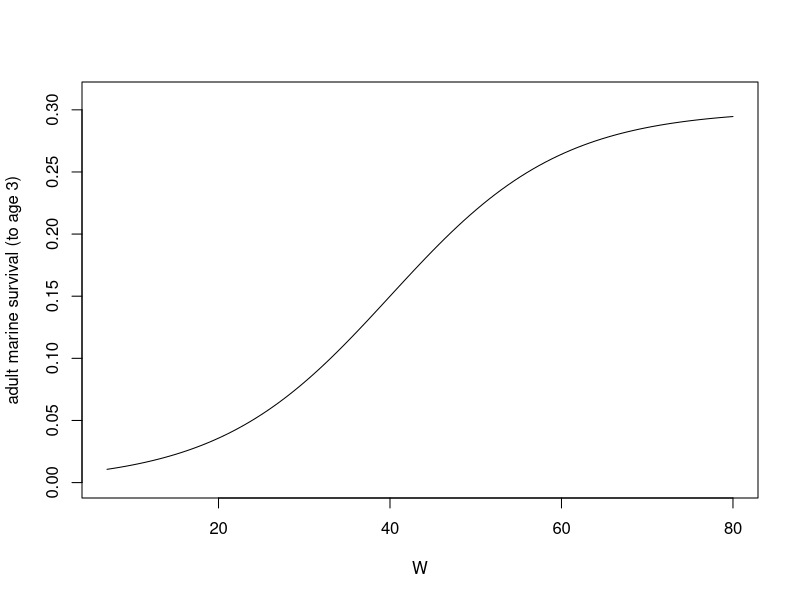

Generate this figure with R: (Note: this script raises an error after producing the figure.)


## (2.0) State Dynamics ## Choosing parameters ##

options(scipen=999)


# Terminal Fitness Function
Ws    <- 40
r     <- 0.1
Smax  <- 0.3

TERM.FUN <- function(W, Ws, r, Smax){ Smax/(1+exp(-r*(W-Ws))) }

curve(TERM.FUN(W, Ws=Ws , r=r, Smax=Smax), xname="W", xlim=c(7,80), ylim=c(0,0.31), ylab="adult marine survival (to age 3)")

# Growth
E     <- 0.04
a     <- 0.86
Alpha <- 0.00607
d     <- 1
dn0   <- 0.7
v     <- 0.027

#river growth by speed
z     <- -0.015
ka    <- 1 # can vary btw 1 and 2
kn    <- 2 # can vary btw 1 and 2

# ocean growth
f     <- 0.5
g     <- 2
c     <- 40
j     <- 0.07

q  <- 
  
OCEAN.Q(t=t, f=f, g=g, c=c, j=j)
RIVER.Q(U=U, z=z, kh=kn)
RIVER.Q(U=U, z=z, kh=ka)



GROWTH.FUN <- function(W, E, q, a, Alpha, d, v, U)    { q*E*W^a - d*Alpha*W*exp(v*U) }

curve(GROWTH.FUN(W, E=0.02, q=1, a, Alpha, d, v, U=1), xname="W", xlim=c(7,70), ylim=c(-0.2,1.5))

OCEAN.Q <-    function(t, f, g, c, j)                 { f + g*exp(-(t-c)^2/2*j^2) }
RIVER.Q <-    function(U, z, kh)                      { z*U + kh }





# Survival
SURV.FUN <-   function(W, Bu, Bh, Bw, M, m, y, P)     { (1-M*(Bu + Bh + Bw*W^m))^(y*P) }



